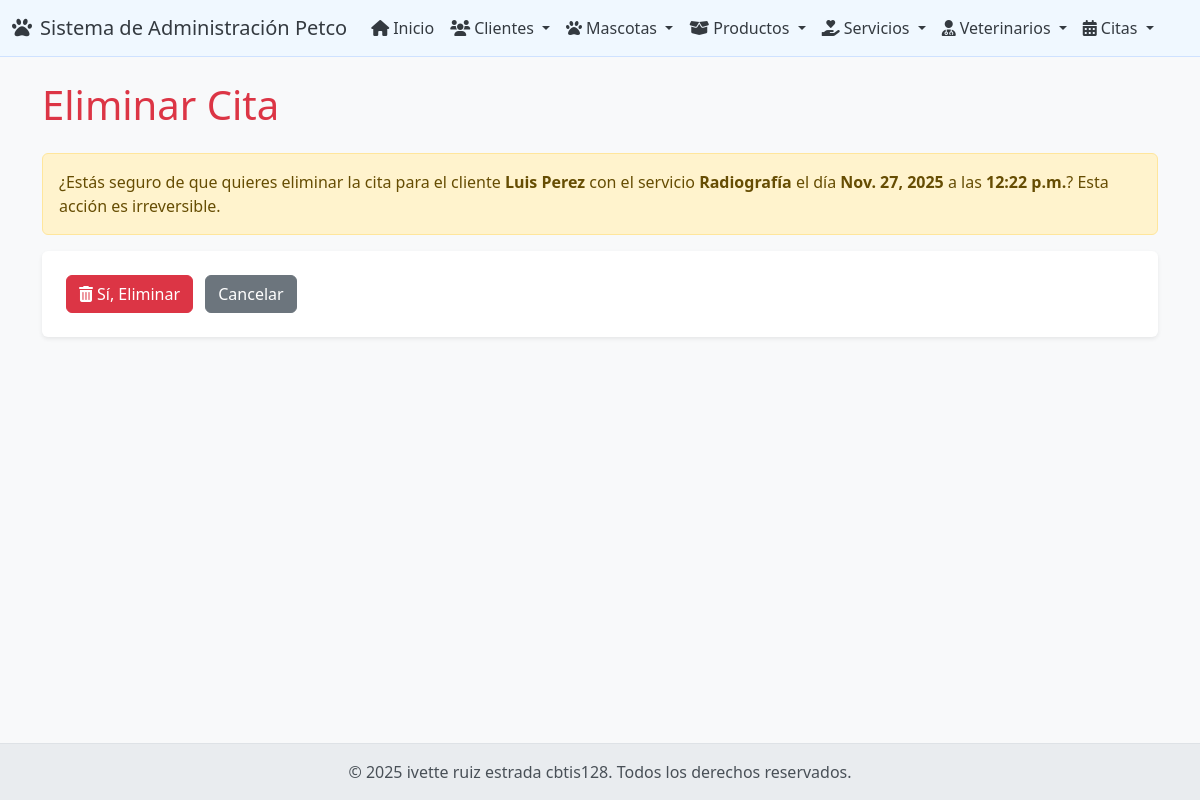
Page /citas/borrar/2/ on the committed database.
### app_Petco/models.py (models this page shows, shortened)
class Cita(models.Model):
    cita_id = models.AutoField(primary_key=True)
    cliente = models.ForeignKey(Cliente, on_delete=models.CASCADE, related_name='citas')
    servicio = models.ForeignKey(Servicio, on_delete=models.CASCADE, related_name='citas')
    veterinario = models.ForeignKey(Veterinario, on_delete=models.SET_NULL, null=True, blank=True, related_name='citas_asignadas')
    fecha_cita = models.DateField()
    hora_cita = models.TimeField()
    notas = models.TextField(blank=True, null=True)
    class Meta:
        unique_together = ('cliente', 'servicio', 'fecha_cita', 'hora_cita')

class Cliente(models.Model):
    cliente_id = models.AutoField(primary_key=True)
    nombre = models.CharField(max_length=100)
    apellido = models.CharField(max_length=100)
    email = models.EmailField(max_length=100, unique=True)
    telefono = models.CharField(max_length=20, blank=True, null=True)
    direccion = models.CharField(max_length=255, blank=True, null=True)

class Servicio(models.Model):
    servicio_id = models.AutoField(primary_key=True)
    nombre_servicio = models.CharField(max_length=100)
    descripcion = models.TextField(blank=True, null=True)
    duracion_min = models.IntegerField(default=30)
    precio = models.DecimalField(max_digits=10, decimal_places=2)
    categoria = models.CharField(max_length=50) # Ej: Peluquería, Consulta Veterinaria, Entrenamiento

### app_Petco/views.py (the view)
# urls.py: path('citas/borrar/<int:pk>/', views.borrar_cita, name='borrar_cita'),
def borrar_cita(request, pk):
    cita = get_object_or_404(Cita, pk=pk)
    if request.method == 'POST':
        cita.delete()
        return redirect('ver_citas')
    context = {'cita': cita}
    return render(request, 'cita/borrar_cita.html', context)

### app_Petco/templates/cita/borrar_cita.html (shortened to what this page needs)
{% extends 'base.html' %}
{% block contenido %}
    <h1 class="mb-4 text-danger">Eliminar Cita</h1>
    <div class="alert alert-warning" role="alert">
        ¿Estás seguro de que quieres eliminar la cita para el cliente <strong>{{ cita.cliente.nombre }} {{ cita.cliente.apellido }}</strong>
        con el servicio <strong>{{ cita.servicio.nombre_servicio }}</strong> el día <strong>{{ cita.fecha_cita }}</strong> a las <strong>{{ cita.hora_cita }}</strong>?
        Esta acción es irreversible.
    </div>
    <form method="post" action="{% url 'borrar_cita' cita.cita_id %}" class="bg-white p-4 rounded shadow-sm">
        <button type="submit" class="btn btn-danger me-2"><i class="fas fa-trash-alt me-1"></i>Sí, Eliminar</button>
        <a href="{% url 'ver_citas' %}" class="btn btn-secondary">Cancelar</a>
    </form>
{% endblock %}

### app_Petco/templates/base.html (style rules this page uses)
body { display: flex; flex-direction: column; min-height: 100vh; background-color: #f8f9fa; }

### rows in the picture
Cita: cliente.nombre "Luis", cliente.apellido "Perez", servicio.nombre_servicio "Radiografía", fecha_cita "Nov. 27, 2025", hora_cita "12:22 p.m."
